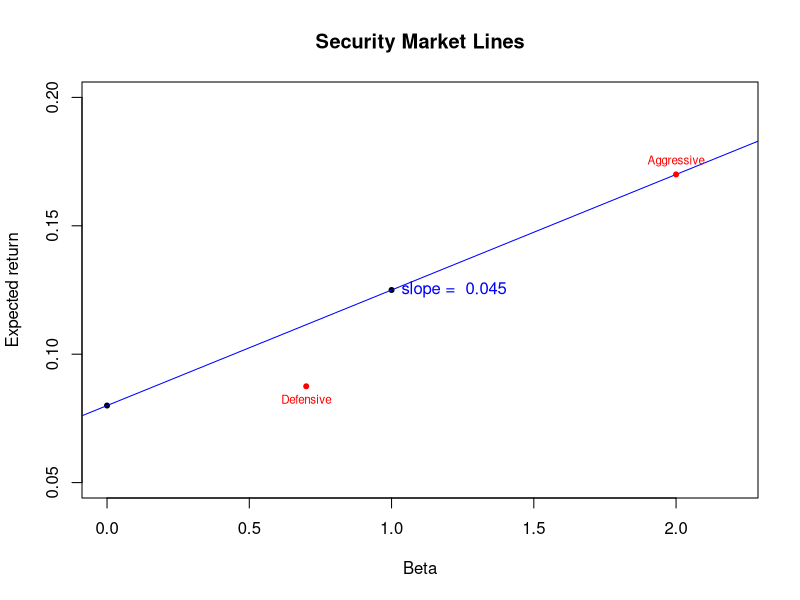

The R script that drew this image:
# MGMTMFE400-2 Investments 
# Problems for Lectures 8
# Hyeuk Jung


##### Q1 ----------------------------------------
capm <- function(beta, rf, rm.rf, price = 0, div = 0) {
  
  if(div == 0 | price == 0) {
    # E(R) - Rf = beta(Rm - Rf) --> risk-adjusted expected return = E(R) - Rf
    expected.r <- rf+ beta*rm.rf
  }
  else if(div != 0 && price != 0) {
    # E(R) = Rf + beta(Rm - Rf) + dividend yield
    expected.r <- rf + beta*rm.rf + div/price
  }
  expected.price <- price*(1 + expected.r) # CHECK NEEDED (Rf should be added or not?)
  
  data.frame(
    expected.r = expected.r,
    expected.price = expected.price
  )
}

# 1. (a), (b)
beta = 1.4; rf = 0.05; rm.rf = 0.06; price = 35
q1_ab <- capm(beta, rf, rm.rf, price) # 0.134 / 39.69

# 1. (c) dividend $2 
q1_c <- q1_ab$expected.price - 2
#q1_c <- capm(beta, rf, rm.rf, price, div = 2) # should be 37.69, but getting 41.69


##### Q2 ----------------------------------------
# 2. (a)
# Aggressive
# 0.02 - rf = beta(0.05 - rf)
# 0.32 - rf = beta(0.2 - rf)
# (0.02-rf)/(0.05-rf) = (0.32-rf)/(0.2-rf) -> rf = 0.08 -> beta = 2

# Defensive
# 0.035 - rf = beta(0.05 - rf)
# 0.14 - rf = beta(0.2 - rf)
# (0.035-rf)/(0.05-rf) = (0.14-rf)/(0.2-rf) -> rf = 0.067 -> 0.08 -> beta = 1.9023 -> 0.7
q2_a <- matrix(c(0.08, 2, 0.08, 0.7), nrow = 2, ncol = 2, byrow = T, 
               dimnames = list(c("Aggressive", "Defensive"), c("Rf", "Beta")))


# 2. (b)
# Aggressive
agg_rf = 0.08; agg_beta = 2
agg.r <- (0.32+0.02) / 2

# Defensive
def_rf = 0.067; def_beta = 0.7 # 1.90
def.r <- (0.14 + 0.035) / 2

q2_b <- matrix(c(agg.r, def.r), nrow = 1, ncol = 2, byrow = T, 
               dimnames = list(c("Expected return"), c("Aggressive", "Defensive")))


# 2. (c)
RF = 0.08
expected.rm = (0.2 + 0.05)/2
slope <- (expected.rm - RF)/1

x = c(0, 1)
y = c(RF, expected.rm)
plot(x, y, xlim = c(0, 2.2), pch = 20, ylim = c(0.05, 0.2), xlab = "Beta", ylab = "Expected return", main = "Security Market Lines")
abline(a = RF, b = slope, col = "blue")
text(1, expected.rm, labels = paste("slope = ", slope), pos = 4, col = "blue")


# 2. (d)
# Aggressive
points(agg_beta, agg.r, pch = 20, col = "red")
text(agg_beta, agg.r, labels = "Aggressive", pos = 3, cex = .7, col = "red")
agg.a = agg.r - (slope*agg_beta + RF)# 0.16

# Defensive
points(def_beta, def.r, pch = 20, col = "red")
text(def_beta, def.r, labels = "Defensive", pos = 1, cex = .7, col = "red")
def.a = def.r - (slope*def_beta + RF) # 0.152


q2_d <- matrix(c(agg.a, def.a), nrow = 1, ncol = 2, byrow = T, 
               dimnames = list(c("Alpha"), c("Aggressive", "Defensive")))


##### Q3 ----------------------------------------
library(magrittr)
library(xts)
library(data.table)
library(readxl)

# Load Data
msft <- read_xlsx("lecture8p.xlsx", sheet = "MSFT") %>% as.data.table; gc()
intc <- read_xlsx("lecture8p.xlsx", sheet = "INTC") %>% as.data.table; gc()
luv	 <- read_xlsx("lecture8p.xlsx", sheet = "LUV")  %>% as.data.table; gc()
mcd	 <- read_xlsx("lecture8p.xlsx", sheet = "MCD")  %>% as.data.table; gc()
jnj	 <- read_xlsx("lecture8p.xlsx", sheet = "JNJ")  %>% as.data.table; gc()
rf <- read_xlsx("lecture8p.xlsx", sheet = "F-F_Research_Data_Factors_daily", skip = 4) %>% as.data.table; gc()

# change column name and delete unused columns in rf
names(rf)[1] <- "Date"
rf[, names(rf)[3:4] := list(NULL, NULL)]

# convert to Date
msft[, Date := as.Date(as.character(Date))]
intc[, Date := as.Date(as.character(Date))]
luv[, Date := as.Date(as.character(Date))]
mcd[, Date := as.Date(as.character(Date))]
jnj[, Date := as.Date(as.character(Date))]
rf[, Date := as.Date(as.character(Date), format = "%Y%m%d")]

colnames(msft)[6] <- "msft" 
colnames(intc)[6]<- "intc"
colnames(luv)[6]<- "luv"	
colnames(mcd)[6]<- "mcd"	
colnames(jnj)[6]<- "jnj"	

msft <- msft[, .(Date, msft)]
intc <- intc[, .(Date, intc)]
luv	<- luv[, .(Date, luv)]
mcd	<- mcd[, .(Date, mcd)]
jnj	<- jnj[, .(Date, jnj)]

setkey(msft, Date)
setkey(intc, Date)
setkey(luv, Date)
setkey(mcd, Date)
setkey(jnj, Date)
setkey(rf, Date)

# merge data
data <-rf[msft[intc[luv[mcd[jnj]]]]]

# RF and Mkt-RF: convert to weekly returns
# riskless rate and market premium
#with(data, data[, RF := ((1 + RF/100)^5 - 1)])
#with(data, data[, `Mkt-RF` := ((1 + `Mkt-RF`/100)^5 - 1)])

# calculate daily reutrns
days <- endpoints(data[["Date"]], on = "days")
data <- data[days, ]
data[, msft := msft / shift(msft) - 1]
data[, intc := intc / shift(intc) - 1]
data[, luv := luv / shift(luv) - 1]
data[, mcd := mcd / shift(mcd) - 1]
data[, jnj := jnj / shift(jnj) - 1]
data[, RF := RF/100]
data[, `Mkt-RF` := `Mkt-RF`/100]
data <- data[-1,]

# weekly excess return of each stock
data$ex.msft <- data$msft - data$RF
data$ex.intc <- data$intc - data$RF
data$ex.luv <- data$luv - data$RF
data$ex.mcd <- data$mcd - data$RF
data$ex.jnj <- data$jnj - data$RF


# 3. (a), (b) beta and alpha(intercept) calculation + standard deviations
out_msft <- summary(lm(data$ex.msft ~ data$`Mkt-RF`), digits = 4)
reg_msft <- rbind(out_msft$coef[, 1:2], c(out_msft$sigma, NA))
rownames(reg_msft) <- c("msft_alpha", "msft_beta", "msft_idiosyncratic")

out_intc <- summary(lm(data$ex.intc ~ data$`Mkt-RF`), digits = 4)
reg_intc <- rbind(out_intc$coef[, 1:2], c(out_intc$sigma, NA))
rownames(reg_intc) <- c("intc_alpha", "intc_beta", "intc_idiosyncratic")

out_luv <- summary(lm(data$ex.luv ~ data$`Mkt-RF`), digits = 4)
reg_luv <- rbind(out_luv$coef[, 1:2], c(out_luv$sigma, NA))
rownames(reg_luv) <- c("luv_alpha", "luv_beta", "luv_beta")

out_mcd <- summary(lm(data$ex.mcd ~ data$`Mkt-RF`), digits = 4)
reg_mcd <- rbind(out_mcd$coef[, 1:2], c(out_mcd$sigma, NA))
rownames(reg_mcd) <- c("mcd_alpha", "mcd_beta", "mcd_idiosyncratic")

out_jnj <- summary(lm(data$ex.jnj ~ data$`Mkt-RF`), digits = 4)
reg_jnj <- rbind(out_jnj$coef[, 1:2], c(out_jnj$sigma, NA))
rownames(reg_jnj) <- c("jnj_alpha", "jnj_beta", "jnj_idiosyncratic")

q3_ab <- rbind(reg_msft, reg_intc, reg_luv, reg_mcd, reg_jnj)

# 3. (c) expected returns from sample avg vs. CAPM / lowest & highest
# CAPM: E(R) = Rf + beta(E(Rm) - Rf)
beta <- rbind(out_msft$coef[2, 1], out_intc$coef[2, 1], out_luv$coef[2, 1], out_mcd$coef[2, 1], out_jnj$coef[2, 1]) 
CAPM <- capm(beta = beta, rf = mean(data$RF), rm.rf = mean(data$`Mkt-RF`))[, 1]

# Sample: average of each stock's weekly return
sample_avg <- as.data.frame(apply(data[, c(4:8)], MARGIN = 2, FUN = mean))

q3_c <- cbind(CAPM, sample_avg) # for Rf, should we use long-term average Rf
rownames(q3_c) <- c("msft", "intc", "luv", "mcd", "jnj")
colnames(q3_c) <- c("CAPM", "Sample")
#row.names(q3_c[which(q3_c$CAPM == max(q3_c$CAPM)), ]) # highest expected return under CAPM
#row.names(q3_c[which(q3_c$CAPM == min(q3_c$CAPM)), ]) # lowest expected return under CAPM

#<- function(beta, rf, rm.rf, price = 0, div = 0) {

##### Results -----------------------------------
q1_ab # expected return = 0.134, expected price = $39.69
q1_c # expected return = 0.1911429, expected price = $37.69 --> not sure (price: before dividend is distributed)

q2_a
q2_b
#q2_c: plot
q2_d

q3_ab
q3_c
row.names(q3_c[which(q3_c$CAPM == max(q3_c$CAPM)), ]) # highest expected return under CAPM
row.names(q3_c[which(q3_c$CAPM == min(q3_c$CAPM)), ]) # lowest expected return under CAPM
row.names(q3_c[which(q3_c$Sample == max(q3_c$Sample)), ]) # highest expected return under Sample
row.names(q3_c[which(q3_c$Sample == min(q3_c$Sample)), ]) # lowest expected return under Sample

